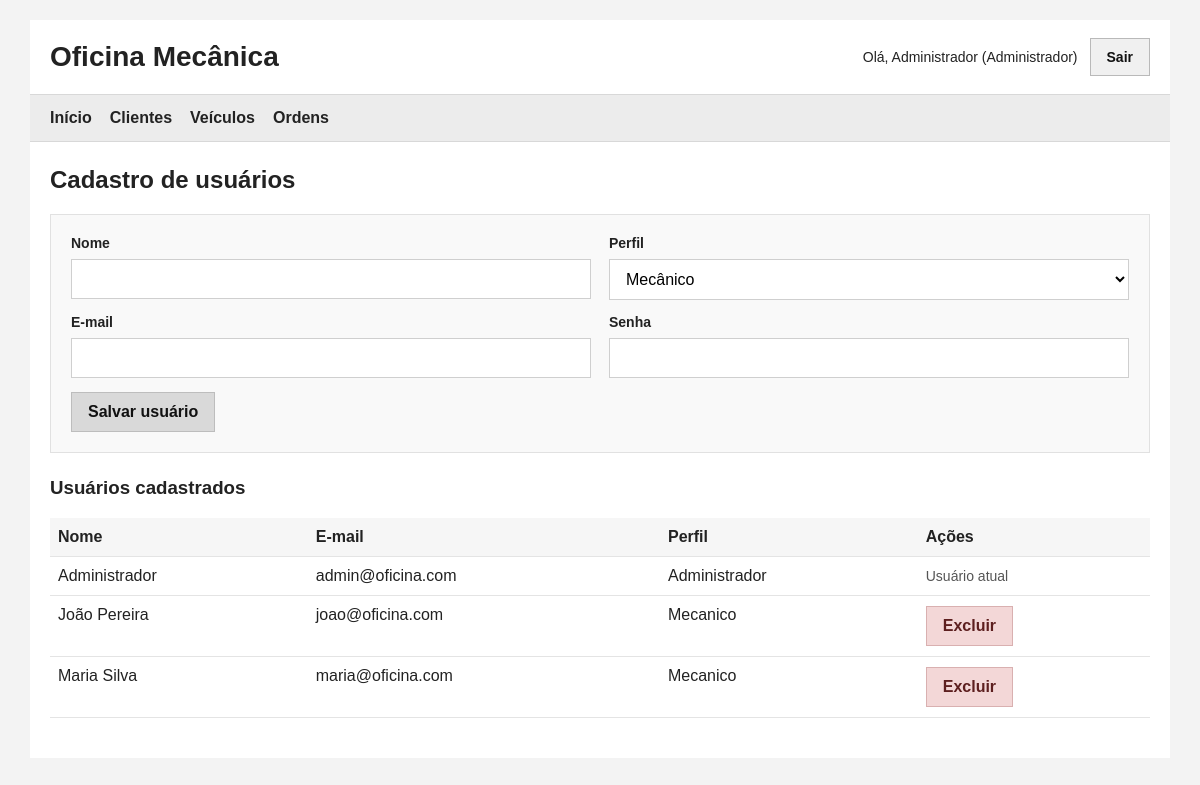
/usuarios.php (signed in), run on the app's committed database.
### tables this page shows
CREATE TABLE usuarios (
    id INT AUTO_INCREMENT PRIMARY KEY,
    nome VARCHAR(100) NOT NULL,
    email VARCHAR(150) NOT NULL,
    senha VARCHAR(255) NOT NULL,
    perfil VARCHAR(30) NOT NULL
);

### usuarios.php (the view, shortened to what this page needs)
<?php
require_once __DIR__ . '/includes/cabecalho.php';
$sql = 'SELECT * FROM usuarios ORDER BY nome ASC';
$usuarios = $pdo->query($sql)->fetchAll();
?>
<div class="painel">
    <h2>Cadastro de usuários</h2>
    <form method="POST" class="formulario">
        <div class="linha-dupla">
            <div>
                <label for="nome">Nome</label>
                <input type="text" id="nome" name="nome" required>
            </div>
            <div>
                <label for="perfil">Perfil</label>
                <select id="perfil" name="perfil">
                    <option value="mecanico" selected>Mecânico</option>
                </select>
            </div>
        </div>
        <div class="linha-dupla">
            <div>
                <label for="email">E-mail</label>
                <input type="email" id="email" name="email" required>
            </div>
            <div>
                <label for="senha">Senha</label>
                <input type="password" id="senha" name="senha" required>
            </div>
        </div>
        <button type="submit" name="salvar" class="botao botao-principal">Salvar usuário</button>
    </form>
    <h3>Usuários cadastrados</h3>
    <table>
        <thead>
            <tr>
                <th>Nome</th>
                <th>E-mail</th>
                <th>Perfil</th>
                <th>Ações</th>
            </tr>
        </thead>
        <tbody>
            <?php foreach ($usuarios as $usuario): ?>
                <tr>
                    <td><?php echo htmlspecialchars($usuario['nome']); ?></td>
                    <td><?php echo htmlspecialchars($usuario['email']); ?></td>
                    <td><?php echo htmlspecialchars(ucfirst($usuario['perfil'])); ?></td>
                    <td>
                        <?php if ((int)$usuario['id'] !== (int)$_SESSION['usuario_id']): ?>
                            <a href="usuarios.php?acao=excluir&id=<?php echo (int)$usuario['id']; ?>" class="botao botao-danger" data-confirmar-exclusao="Deseja realmente excluir este usuário?">Excluir</a>
                        <?php else: ?>
                            <span class="texto-auxiliar">Usuário atual</span>
                        <?php endif; ?>
                    </td>
                </tr>
            <?php endforeach; ?>
        </tbody>
    </table>
</div>
<?php require_once __DIR__ . '/includes/rodape.php'; ?>

### includes/cabecalho.php (shortened to what this page needs)
<?php
$usuarioNome = $_SESSION['usuario_nome'] ?? 'Usuário';
$usuarioPerfil = $_SESSION['usuario_perfil'] ?? '';
?>
<!DOCTYPE html>
<html lang="pt-BR">
<head>
    <link rel="stylesheet" href="css/style.css">
</head>
<body>
    <div class="container">
        <header class="cabecalho">
            <div>
                <h1>Oficina Mecânica</h1>
            </div>
            <?php if (isset($_SESSION['usuario_id'])): ?>
                <div class="usuario-info">
                    <span>Olá, <?php echo htmlspecialchars($usuarioNome); ?> (<?php echo htmlspecialchars(ucfirst($usuarioPerfil)); ?>)</span>
                    <a href="sair.php" class="botao-link">Sair</a>
                </div>
            <?php endif; ?>
        </header>
        <?php if (isset($_SESSION['usuario_id'])): ?>
            <nav class="menu">
                <a href="index.php">Início</a>
                <a href="clientes.php">Clientes</a>
                <a href="veiculos.php">Veículos</a>
                <a href="ordens.php">Ordens</a>
            </nav>
        <?php endif; ?>
        <main class="conteudo">

### includes/rodape.php (shortened to what this page needs)
        </main>
    </div>
</body>
</html>

### css/style.css (style rules this page uses)
* { box-sizing: border-box; }
body { margin: 0; font-family: Arial, Helvetica, sans-serif; background: #f3f3f3; color: #222; }
.container { width: 1200px; max-width: 95%; margin: 0 auto; }
.cabecalho { display: flex; justify-content: space-between; align-items: center; background: #ffffff; border-bottom: 1px solid #d8d8d8; padding: 18px 20px; margin-top: 20px; }
.cabecalho h1 { margin: 0; font-size: 28px; }
.usuario-info { display: flex; align-items: center; gap: 12px; font-size: 14px; }
.menu { display: flex; gap: 18px; background: #ececec; padding: 14px 20px; border-bottom: 1px solid #d8d8d8; }
.menu a { text-decoration: none; color: #222; font-weight: bold; }
.conteudo { background: #fff; padding: 24px 20px 40px; min-height: 500px; }
.painel { background: #fff; }
.painel h2, .painel h3 { margin-top: 0; }
.formulario, .filtro { background: #f9f9f9; border: 1px solid #e1e1e1; padding: 20px; margin-bottom: 24px; }
.linha-dupla { display: grid; grid-template-columns: 1fr 1fr; gap: 18px; margin-bottom: 14px; }
label { display: block; margin-bottom: 8px; font-weight: bold; font-size: 14px; }
input, select, textarea, button { font: inherit; }
input, select, textarea { width: 100%; padding: 10px 12px; border: 1px solid #cfcfcf; background: #fff; }
.botao, .botao-link { display: inline-block; text-decoration: none; border: 1px solid #b9b9b9; background: #f0f0f0; color: #111; padding: 10px 16px; cursor: pointer; font-weight: bold; transition: 0.2s ease; }
.botao-principal { background: #d9d9d9; border-color: #bdbdbd; }
.botao-danger { background: #f3d7d7; border-color: #d9b0b0; color: #5d1f1f; }
table { width: 100%; border-collapse: collapse; margin-top: 16px; }
th, td { border-bottom: 1px solid #e4e4e4; padding: 10px 8px; text-align: left; vertical-align: top; }
th { background: #f6f6f6; }
.subtitulo, .texto-auxiliar { text-align: center; color: #555; font-size: 14px; }

### data on the page
usuarios: nome "Administrador", email "admin@oficina.com", perfil "Administrador", shows "Usuário atual"
usuarios: nome "João Pereira", email "joao@oficina.com", perfil "Mecanico"
usuarios: nome "Maria Silva", email "maria@oficina.com", perfil "Mecanico"

### other printed values
$usuarioNome "Administrador"
$usuarioPerfil "Administrador"
